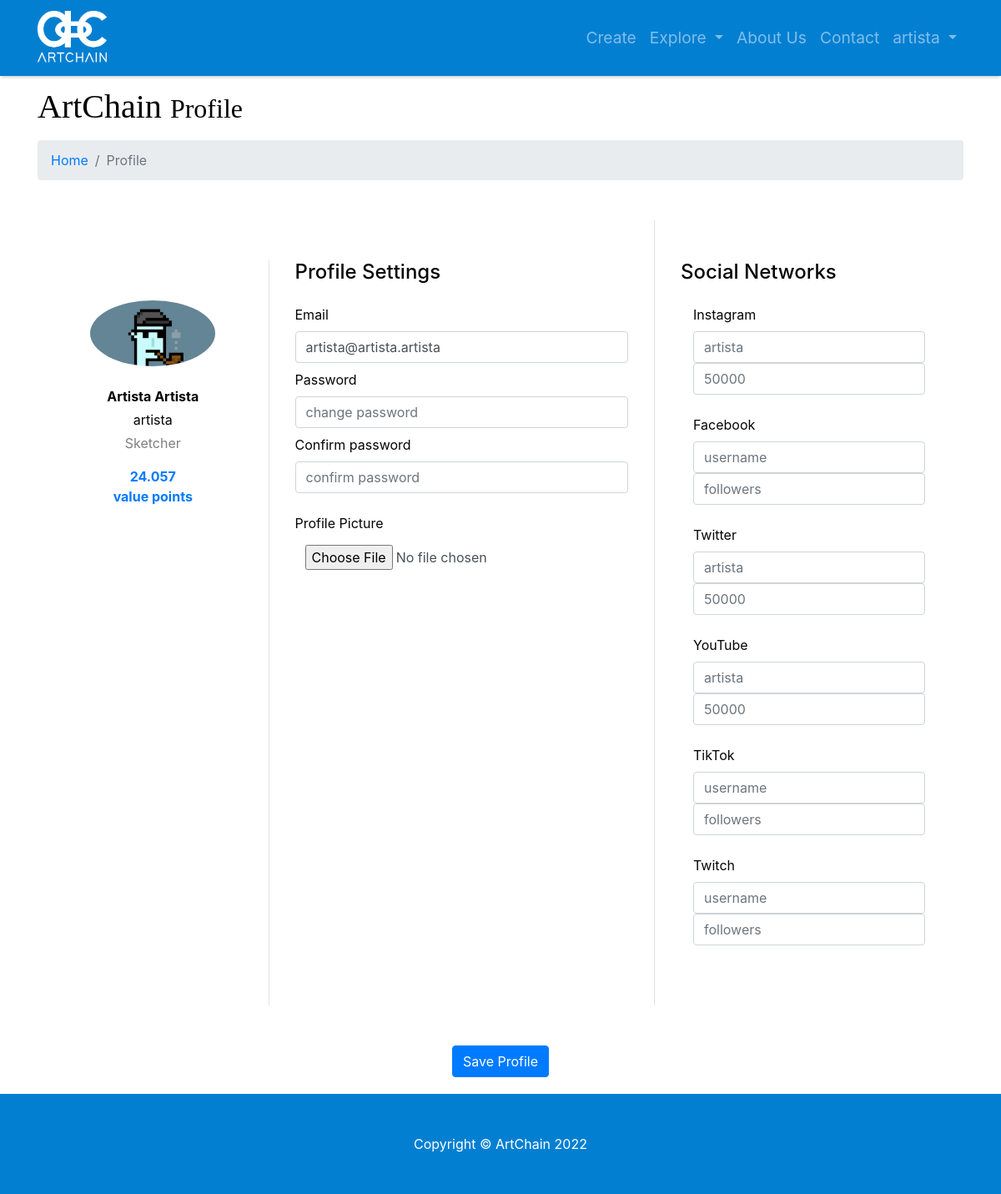
The page /myaccount-profile (signed in) on the database as committed earlier.
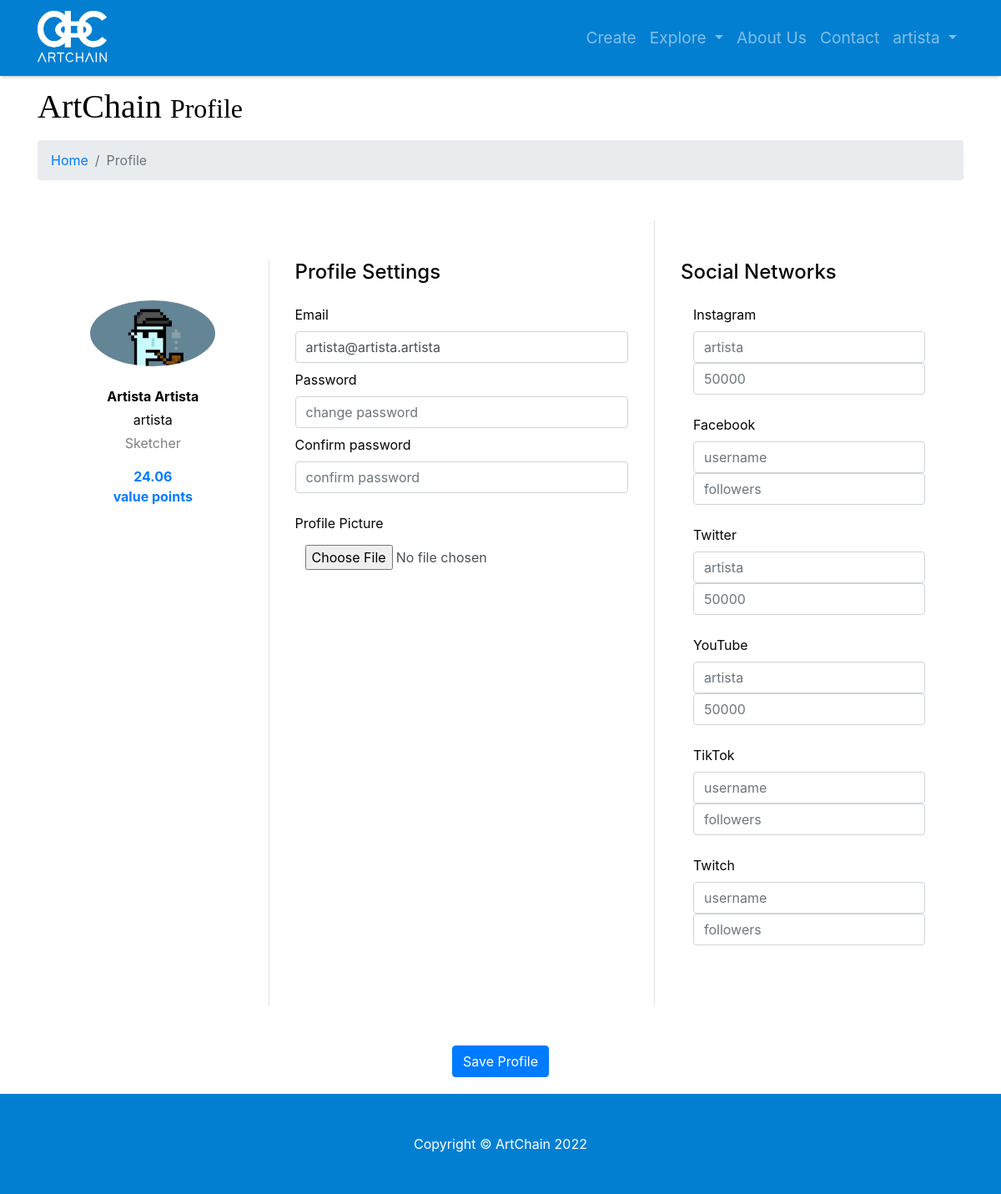
The same page on the database as committed later.
### model.py (models this page shows)
class User(db.Model):
    __tablename__ = 'users'
    id = db.Column(db.Integer, unique=True, primary_key=True)
    username = db.Column(db.String(64), unique=True, index=True)
    password = db.Column(db.String(64))
    email = db.Column(db.String(64), unique=True)
    role_id = db.Column(db.Integer, db.ForeignKey('roles.id'))
    name = db.Column(db.String(64))
    surname = db.Column(db.String(64))
    category = db.Column(db.String(64), default=False)
    profile_pic_src = db.Column(db.String(64))
    insta = db.Column(db.Integer)
    instaname = db.Column(db.String(64))
    face = db.Column(db.Integer)
    facename = db.Column(db.String(64))
    twitter = db.Column(db.Integer)
    twittername = db.Column(db.String(64))
    yt = db.Column(db.Integer)
    ytname = db.Column(db.String(64))
    tiktok = db.Column(db.Integer)
    tiktokname = db.Column(db.String(64))
    twitch = db.Column(db.Integer)
    twitchname = db.Column(db.String(64))
    applemusic = db.Column(db.Integer)
    applemusicname = db.Column(db.String(64))
    spotify = db.Column(db.Integer)
    spotifyname = db.Column(db.String(64))
    soundcloud = db.Column(db.Integer)
    soundcloudname = db.Column(db.String(64))
    sales = db.Column(db.Integer)
    value = db.Column(db.Integer)

### app.py (the view, shortened to what this page needs)
@app.route('/myaccount-profile', methods=['GET', 'POST'])
def my_settings():
    form = None
    email_already_existing = 0
    settings_edited = 0
    password_check_fail = 0
    try:
        if session['username']:
            user = session['username']
            for row in db.session.query(model.User).filter_by(username=user):
                user_logged_in = row
            if user_logged_in.role_id == 3:
                form = EditArtistForm()
            else:
                form = EditCustomerForm()
    except KeyError:
        return forbidden(KeyError)
    return render_template('myaccount-profile.html', form=form, user_logged_in=user_logged_in)

### templates/myaccount-profile.html (shortened to what the changed rows need)
{% include 'main-template.html' %}
{% block content %}
<head>
</head>
  <div class="container">
    <h1 class="mt-4 mb-3">ArtChain
      <small>Profile</small>
    </h1>
      {% if user_logged_in.role_id == 3 %}
      <form method="post" enctype=multipart/form-data>
    <div class="container rounded bg-white mt-5 mb-5">
    <div class="row">
        <div class="col-md-3 border-right mt-5">
            <div class="d-flex flex-column align-items-center text-center p-3 py-5">
                <img class="rounded-circle" width="150px" src="{{url_for('static', filename='uploads/profilepics/'+user_logged_in.profile_pic_src)}}">
                <span class="font-weight-bolder mt-4">{{ user_logged_in.name }} {{ user_logged_in.surname }}</span>
                <span class="text-black-30 mt-1">{{user_logged_in.username}}</span>
                 <span class="text-black-50 mt-1">{{user_logged_in.category}}</span>
                <span class="text-primary font-weight-bold mt-3">{{user_logged_in.value}}<br>value points</span>
            </div>
        </div>
        <div class="col-md-5 border-right">
            <div class="p-3 py-5">
                <div class="d-flex justify-content-between align-items-center mb-3">
                    <h4 class="text-right">Profile Settings</h4>
                </div>
                <div class="row mt-3">
                <div class="col-md-12">{{form.email.label}}{{form.email(class="form-control", value=user_logged_in.email)}}</div><br>
                <div class="col-md-12 mt-2">{{form.password.label}}{{form.password(class="form-control", placeholder="change password")}}</div><br>
                    <div class="col-md-12 mt-2">{{form.confpassword.label}}{{form.confpassword(class="form-control", placeholder="confirm password")}}</div><br>
                    <div class="col-md-12 mt-4">{{form.profile_pic.label}}{{form.profile_pic(class="form-control mt-5, border-0", id="formFile")}}</div>
               </div>
            </div>
        </div>
        <div class="col-md-4">
            <div class="p-3 py-5">
                <div class="d-flex justify-content-between align-items-center mb-3">
                    <h4 class="text-right">Social Networks</h4>
                </div>
                <div class="col-md-12">{{form.instafollowers.label}}{{form.instauser(class="form-control", placeholder=user_logged_in.instaname or "username")}}{{form.instafollowers(class="form-control", placeholder=user_logged_in.insta or "followers")}}</div><br>
                <div class="col-md-12">{{form.facefollowers.label}}{{form.faceuser(class="form-control", placeholder=user_logged_in.facename or "username")}}{{form.facefollowers(class="form-control", placeholder=user_logged_in.face or "followers")}}</div><br>
                <div class="col-md-12">{{form.twitterfollowers.label}}{{form.twitteruser(class="form-control", placeholder=user_logged_in.twittername or "username")}}{{form.twitterfollowers(class="form-control", placeholder=user_logged_in.twitter or "followers")}}</div><br>
                <div class="col-md-12">{{form.ytfollowers.label}}{{form.ytuser(class="form-control", placeholder=user_logged_in.ytname or "username")}}{{form.ytfollowers(class="form-control", placeholder=user_logged_in.yt or "followers")}}</div><br>
                <div class="col-md-12">{{form.tiktokfollowers.label}}{{form.tiktokuser(class="form-control", placeholder=user_logged_in.tiktokname or "username")}}{{form.tiktokfollowers(class="form-control", placeholder=user_logged_in.tiktok or "followers")}}</div><br>
                <div class="col-md-12">{{form.twitchfollowers.label}}{{form.twitchuser(class="form-control", placeholder=user_logged_in.twitchname or "username")}}{{form.twitchfollowers(class="form-control", placeholder=user_logged_in.twitch or "followers")}}</div><br>
            </div>
        </div>
    </div>
    </div>
          <div class="mt-5 text-center">{{form.submit(class="btn btn-primary profile-button btn-submit-artist-registration")}}</div>
      </form>
        {% endif %}
</div>
{% endblock content %}

Rows that differ between the two databases and show on the page:
changed User "Artista": value "24.057" → "24.06"
